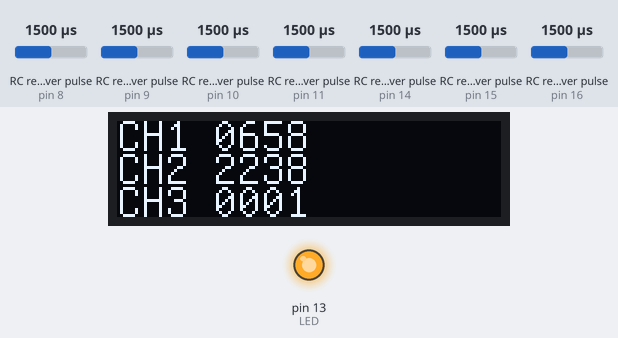
The sketch below on a simulated Arduino Micro, built with avr-gcc and run on an emulated ATmega32U4. Shown: 128×32 one-colour display, output pins drawn as LEDs (lit = HIGH). Wiring (inferred from the names in the program): 7 × RC receiver channel: data pin 8 / data pin 9 / data pin 10 / data pin 11 / data pin 14 / data pin 15 / data pin 16. The test bench sets the inputs (shaded band); at power-on: RC receiver pulse (sensors on pin 8, pin 15, pin 10, pin 9, pin 11, pin 14, pin 16) 1500 µs. USB keyboard and mouse output is not drawn.

Above: at 5.2 s.
5.3 s: RC receiver pulse (sensor on pin 8) set to 1020 µs
At 6.1 s:
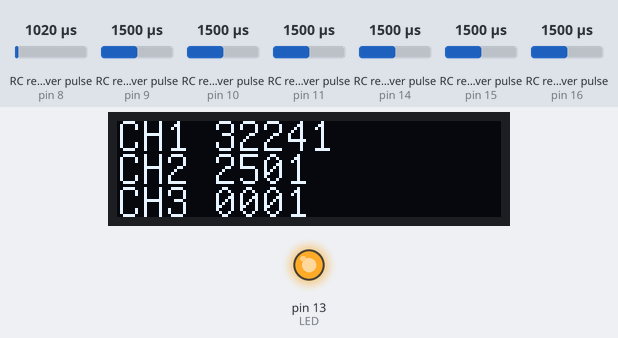
7.8 s: RC receiver pulse (sensor on pin 15) set to 1722 µs
At 10.5 s:
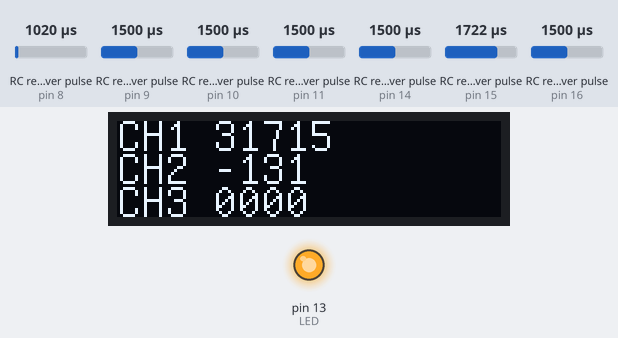
10.8 s: RC receiver pulse (sensor on pin 15) set to 1746 µs
At 11.46 s:
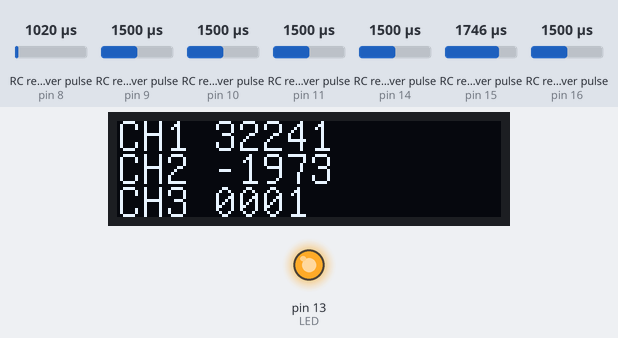
12.7 s: RC receiver pulse (sensor on pin 10) set to 1020 µs
At 13.13 s:
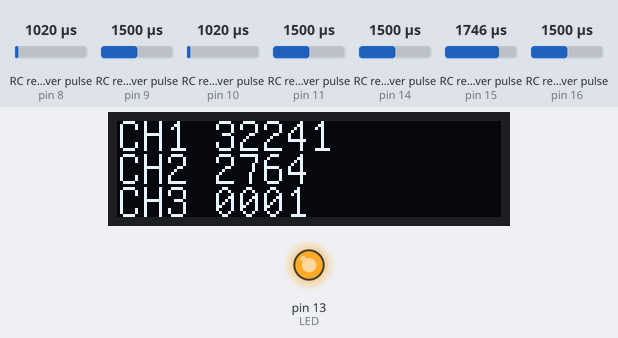
Timing chart, 0 to 16.7 s (numbered marks = the images above; inputs shaded):
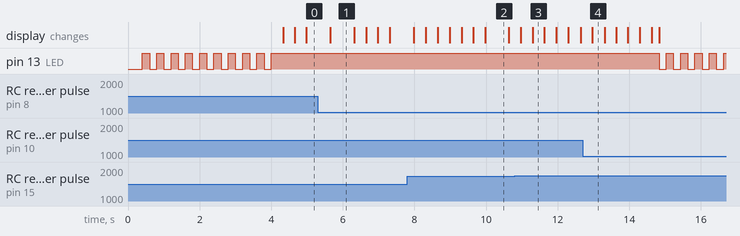

The sketch:

js_mc8_kuma.ino
```cpp
/*
 * RC adaptor
 *   emulation of Arduino HID controller
 *                         2019/09/27
 */

#include <Arduino.h>
#include <PinChangeInterrupt.h>
#include <NewPing.h>
#include <Joystick.h>

#include "U8glib.h"
U8GLIB_SSD1306_128X32 u8g(U8G_I2C_OPT_NONE);  // I2C / TWI

// https://github.com/NicoHood/PinChangeInterrupt/blob/master/Readme.md
// Arduino Micro: 8, 9, 10, 11, 14 (MISO), 15 (SCK), 16 (MOSI)
//  0 D08 CH-B   steering
//  1 D09 CH-C   throttle
//  2 D10 CH-G   increase/decrease max throttle
//  3 D11 CH-H   trigger mode

// Beetle D11, D10, D9, 15(SCK), 16(MO), 14(MI)
//  0 D11 CH-B   steering
//  1 D10 CH-C   throttle
//  2 D09 CH-G   increase/decrease max throttle
//  3 D15 CH-H   trigger mode

#define NUM_BUTTON      4
#define BUTTON_MODE     0
#define BUTTON_EMG      1
#define BUTTON_ERASE    2

#define R1              1
#define L1              2

#define NUM_CHANNEL     7
#define BUTTON_PRESSED  1
#define BUTTON_RELEASED 0

#define MIN_VALUE16          -32767
#define MAX_VALUE16           32767
#define MIN_PWM               1012
#define MAX_PWM               2008
#define ERROR_RANGE           16

#define LED    13

enum T_KeyType
{
  ANALOG_IN = 0,
  KEY2STATE_IN = 1,
  KEY3STATE_IN = 2,
};

const byte channel_pin[] = {8, 9, 10, 11,14,15,16};


Joystick_ Joystick = Joystick_(
  0x03,                    // reportid
  JOYSTICK_TYPE_JOYSTICK,  // type
  NUM_BUTTON,              // button count
  0,                       // hat switch count
  true, false, false,      // left x,y,z axis enable
  false, true, false,      // right x,y,z axis enable
  false,                   // rudder enable
  false,                   // throttle enable
  false,                   // accelerator enable
  false,                   // brake enable
  false                    // steering enable
);


#define PIN 4
#define MAX_DISTANCE 400

NewPing sonar(PIN,PIN, MAX_DISTANCE);


//  RC受信機チャンネルクラス
class RCRecieverChannel
{
    private:
    //  pin番号
    byte m_byChannelPin;
    //  ON期間
    //  Base
    unsigned long m_ulBasePeriod;
    //  ON/OFFタイミング
    volatile unsigned long m_st_time;
    volatile unsigned long m_ed_time;
    volatile unsigned long m_ulOnPeriod;

    long m_constain_value;
    long m_value;

    T_KeyType m_keytype;

    public:
    void Init(byte byChannel);
    void OnTrigger();
    void InitBaseValue();
    void OutputTime();
    void CalcPWM();
    void SetKeyType(T_KeyType keytype){ m_keytype = keytype;};
    unsigned long GetOnPeriod(){  return m_ulOnPeriod;};
    long GetValue(){ return m_value;};
    long GetConstainValue(){return m_constain_value;};

};

void RCRecieverChannel::CalcPWM()
{
  long tmp;

  switch(m_keytype)
  {
    case ANALOG_IN:
      m_constain_value = m_ulOnPeriod;
      if(m_ulOnPeriod >= MAX_PWM) m_constain_value = MAX_PWM;
      if(m_ulOnPeriod <= MIN_PWM) m_constain_value = MIN_PWM;

      m_value = map(m_constain_value, MIN_PWM, MAX_PWM,MAX_VALUE16,MIN_VALUE16);
      break;

    case KEY2STATE_IN:
      m_constain_value = m_ulOnPeriod;
      if(m_ulOnPeriod >= MAX_PWM) m_constain_value = MAX_PWM;
      if(m_ulOnPeriod <= MIN_PWM) m_constain_value = MIN_PWM;

      //  1/0で数値を取りたいが、PWMが検出失敗したときに中間の1500を検出すると、ONを検出して暴走するので、
      //  3ステートで検出し、中間値を検出したら0にセットする。
      tmp = map(m_constain_value, MIN_PWM, MAX_PWM, 2, 0);

      switch(tmp)
      {
        case 2: m_value = 1; break;
        case 1: m_value = 0; break;
        case 0: m_value = 0; break;
        default:m_value = 0; break;
      }
      break;

    case KEY3STATE_IN:
      m_constain_value = m_ulOnPeriod;
      if(m_ulOnPeriod >= MAX_PWM) m_constain_value = MAX_PWM;
      if(m_ulOnPeriod <= MIN_PWM) m_constain_value = MIN_PWM;

      m_value = map(m_constain_value, MIN_PWM, MAX_PWM, 2, 0);
      break;
  }
};

void RCRecieverChannel::Init(byte byChannel)
{
  m_byChannelPin = byChannel;
}
void RCRecieverChannel::InitBaseValue()
{
    m_ulBasePeriod = m_ulOnPeriod;
}

void RCRecieverChannel::OnTrigger()
{
  uint8_t trigger;

  trigger = getPinChangeInterruptTrigger(digitalPinToPCINT(m_byChannelPin));

  if(trigger == RISING)
  {
    m_st_time = micros();
  }
  else
  {
    m_ed_time = micros();
    m_ulOnPeriod = m_ed_time - m_st_time;
  }

}

void RCRecieverChannel::OutputTime()
{
  char s[40];
  sprintf(s,"%u peri\n",m_ulOnPeriod);
  Serial.print(s);

}


RCRecieverChannel _aRCRevCh[NUM_CHANNEL];

void pinSelect(int nPin)
{
  _aRCRevCh[nPin].OnTrigger();
}

void OnTrigger_00(){  pinSelect(0);};
void OnTrigger_01(){  pinSelect(1);};
void OnTrigger_02(){  pinSelect(2);};
void OnTrigger_03(){  pinSelect(3);};
void OnTrigger_04(){  pinSelect(4);};
void OnTrigger_05(){  pinSelect(5);};
void OnTrigger_06(){  pinSelect(6);};

void setup()
{
    _aRCRevCh[0].Init(channel_pin[0]);
    _aRCRevCh[1].Init(channel_pin[1]);
    _aRCRevCh[2].Init(channel_pin[2]);
    _aRCRevCh[3].Init(channel_pin[3]);
    _aRCRevCh[4].Init(channel_pin[4]);
    _aRCRevCh[5].Init(channel_pin[5]);
    _aRCRevCh[6].Init(channel_pin[6]);

    _aRCRevCh[0].SetKeyType(ANALOG_IN);   //スロットル
    _aRCRevCh[1].SetKeyType(ANALOG_IN);   //ステアリン
    _aRCRevCh[2].SetKeyType(KEY2STATE_IN);   //非常停止
    _aRCRevCh[3].SetKeyType(KEY2STATE_IN);   //モード切替
    _aRCRevCh[4].SetKeyType(KEY3STATE_IN);   //ｎレコード消去
    _aRCRevCh[5].SetKeyType(KEY3STATE_IN);   //予備
    _aRCRevCh[6].SetKeyType(KEY3STATE_IN);   //予備


    //  ピンを入力モードにし、ピンの変化にコールバック関数を設定する
    pinMode(channel_pin[0], INPUT);    attachPinChangeInterrupt(digitalPinToPinChangeInterrupt(channel_pin[0]), OnTrigger_00, CHANGE);
    pinMode(channel_pin[1], INPUT);    attachPinChangeInterrupt(digitalPinToPinChangeInterrupt(channel_pin[1]), OnTrigger_01, CHANGE);
    pinMode(channel_pin[2], INPUT);    attachPinChangeInterrupt(digitalPinToPinChangeInterrupt(channel_pin[2]), OnTrigger_02, CHANGE);
    pinMode(channel_pin[3], INPUT);    attachPinChangeInterrupt(digitalPinToPinChangeInterrupt(channel_pin[3]), OnTrigger_03, CHANGE);
    pinMode(channel_pin[4], INPUT);    attachPinChangeInterrupt(digitalPinToPinChangeInterrupt(channel_pin[4]), OnTrigger_04, CHANGE);
    pinMode(channel_pin[5], INPUT);    attachPinChangeInterrupt(digitalPinToPinChangeInterrupt(channel_pin[5]), OnTrigger_05, CHANGE);
    pinMode(channel_pin[6], INPUT);    attachPinChangeInterrupt(digitalPinToPinChangeInterrupt(channel_pin[6]), OnTrigger_06, CHANGE);

    // setup pin mode
    pinMode(LED, OUTPUT);

    // Initialize Joystick
    Joystick.begin(false);
    Joystick.setXAxisRange(MIN_VALUE16, MAX_VALUE16);
    Joystick.setRyAxisRange(MIN_VALUE16, MAX_VALUE16);

    // assign default color value
    if ( u8g.getMode() == U8G_MODE_R3G3B2 ) {
      u8g.setColorIndex(255);     // white
    }
    else if ( u8g.getMode() == U8G_MODE_GRAY2BIT ) {
      u8g.setColorIndex(3);         // max intensity
    }
    else if ( u8g.getMode() == U8G_MODE_BW ) {
      u8g.setColorIndex(1);         // pixel on
    }
    else if ( u8g.getMode() == U8G_MODE_HICOLOR ) {
      u8g.setHiColorByRGB(255,255,255);
    }

    Serial.begin(115200); // Open serial monitor at 115200 baud to see ping results.

    for(int i=0; i<10; i++)
    {
        delay(200);
        digitalWrite(LED, LOW);
        delay(200);
        digitalWrite(LED, HIGH);
    }

    // set base value
    for(int i=0; i<NUM_CHANNEL; i++)
    {
        _aRCRevCh[i].InitBaseValue();
    }

}

void loop() {

  int steering_value;
  int slottle_value;
  int mode_value;
  int emg_value;
  int erase_value;

  for(int i=0; i < NUM_CHANNEL; i++)
  {
    _aRCRevCh[i].CalcPWM();
  }

  slottle_value  = _aRCRevCh[0].GetValue();
  steering_value = _aRCRevCh[1].GetValue();
  emg_value      = _aRCRevCh[2].GetValue();
  mode_value     = _aRCRevCh[3].GetValue();
  erase_value    = _aRCRevCh[4].GetValue();

  Joystick.setXAxis(steering_value);
  Joystick.setRyAxis(slottle_value);
  //  非常停止
  if(emg_value==1)
  {
    Joystick.pressButton(BUTTON_EMG);
  }else{
    Joystick.releaseButton(BUTTON_EMG);
  }

  //  モード切替
  if(mode_value==0)
  {
//    if(mode_value != nBack)
    {
      Joystick.pressButton(BUTTON_MODE);
    }
  }else{
//    if(mode_value != nBack)
    {
      Joystick.releaseButton(BUTTON_MODE);
    }
  }

  //  nレコード消去
  if(erase_value==1)
  {
    Joystick.pressButton(BUTTON_ERASE);
  }else{
    Joystick.releaseButton(BUTTON_ERASE);
  }

//  Joystick.pressButton(BUTTON_MODE);
//  Joystick.pressButton(L1);
//  Joystick.pressButton(R1);
  Joystick.sendState();

  char szData1[50];
  char szData2[50];
  char szData3[50];

  int n;
  char byData;


  long ch1;
  long ch2;
  long ch3;
  long ch4;
  long ch5;
  long ch6 = 0;

  //USBに出力するデータを表示する
  ch1 = _aRCRevCh[0].GetValue();
  ch2 = _aRCRevCh[1].GetValue();
  ch3 = _aRCRevCh[2].GetValue();
  ch4 = _aRCRevCh[3].GetValue();
  ch5 = _aRCRevCh[4].GetValue();

  #if 1
  sprintf(szData1,"CH1 %04d", ch1 );
  sprintf(szData2,"CH2 %04d", ch2 );
  sprintf(szData3,"CH3 %04d", ch3 );
  #else
  sprintf(szData1,"convalue %04u", _aRCRevCh[4].GetConstainValue() );
  sprintf(szData2,"value %04d", _aRCRevCh[4].GetValue() );
  sprintf(szData3,"period %04u", _aRCRevCh[4].GetOnPeriod());
  #endif

  static int _nCnt = 0;

  if(_nCnt > 200)
  {
    _nCnt = 0;
    u8g.setFont(u8g_font_unifont);
    u8g.firstPage();
    do {
      u8g.drawStr( 0, 10, szData1);
      u8g.drawStr( 0, 21, szData2);
      u8g.drawStr( 0, 32, szData3);

    } while( u8g.nextPage() );
  }else{
    _nCnt ++;
  }
}
```

Measured:
- after the input at 12.7 s, pin 13 (LED): alternates HIGH for 0.20 s and LOW for 0.20 s, starting after 2.1 s
- what the display in image 1 shows lasts 0.7 s, from 5.6 s to 6.3 s
